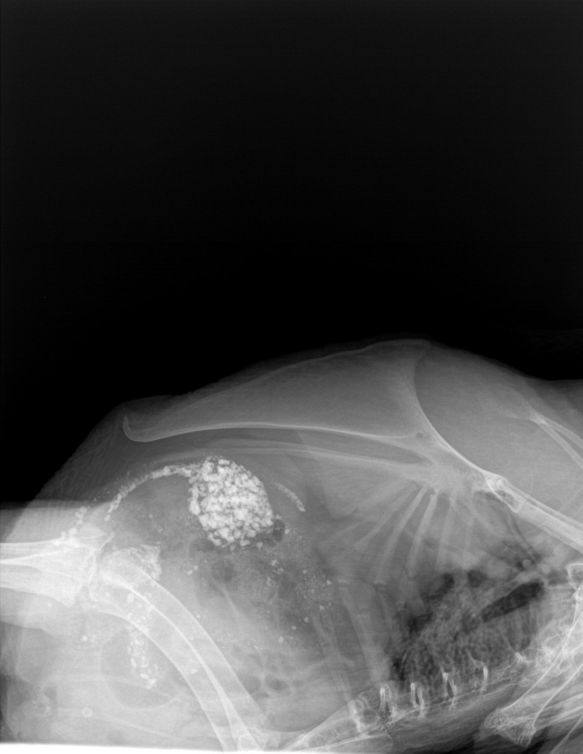
#> input picture edgeDetectionPython/02023SS6436_batch2_white_ok_2.jpg, 1748 x 2260 px (shown at 1/3 size)
$ jupyter execute Untitled.ipynb
#> lines starting #> are read from the running program, lines starting #| are printed output that depends on the picture
[cell 1]
import numpy as np
from glob import glob
import matplotlib.pyplot as plt
import cv2
import os
import math
import scipy.ndimage

[cell 2]
def read_image(path, H=512, W=512):
#> called with path = '02023SS6436_batch2_white_ok_2.jpg', H = 512, W = 512
    x = cv2.imread(path, cv2.IMREAD_GRAYSCALE)
#> x is the input picture: shape (2260, 1748); min 0, max 255, mean 73
    x = cv2.resize(x, (W,H))
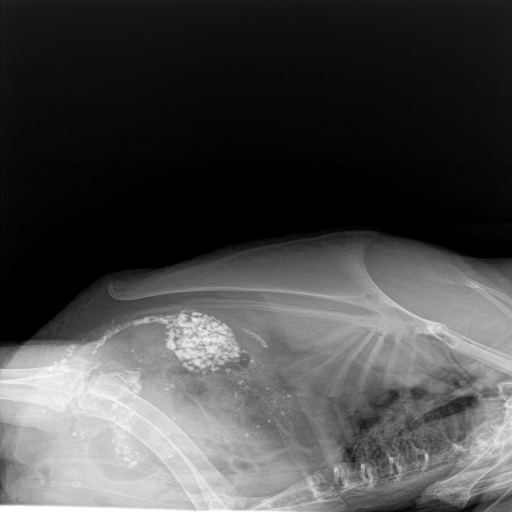
#> x: shape (512, 512); min 0, max 255, mean 72.9
    return x

[cell 3]
def newEdgeOperator(imge):

    N = imge.shape[0]
#> N = 512
    result = np.zeros([N, N], dtype=float)

    result[0, :] = imge[0, :]
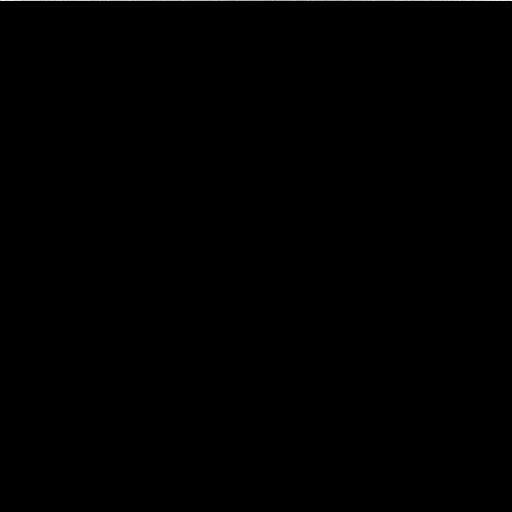
#> result: shape (512, 512) float64; min 0, max 34, mean 0.1; drawn with min black and max white
    result[:, 0] = imge[:, 0]
    result[N-1, :] = imge[N-1, :]
    result[:, N-1] = imge[:, N-1]
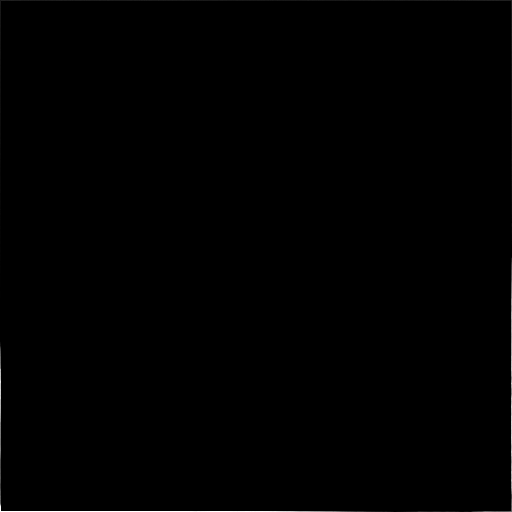
#> result: shape (512, 512) float64; min 0, max 255, mean 0.6


    #Sober Operator to the image.
    for i in np.arange(1, N-1):
        for j in np.arange(1, N-1):
            subImage = imge[i-1:i+3, j-1:j+3]
            #print(type(subImage))
            maxValue = subImage.max()
            minValue = subImage.min()
            result[i+1, j+1] = maxValue-minValue
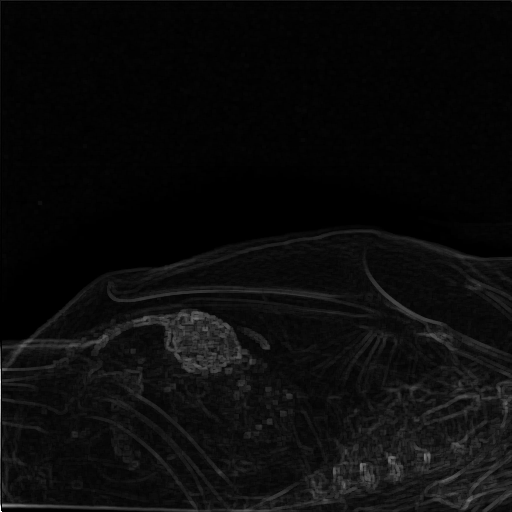
#> result: shape (512, 512) float64; min 0, max 255, mean 11.1

    return result

$ run again, with edgeDetectionPython/02023SG1843_batch2_brown_ok_4.jpg copied over edgeDetectionPython/02023SS6436_batch2_white_ok_2.jpg
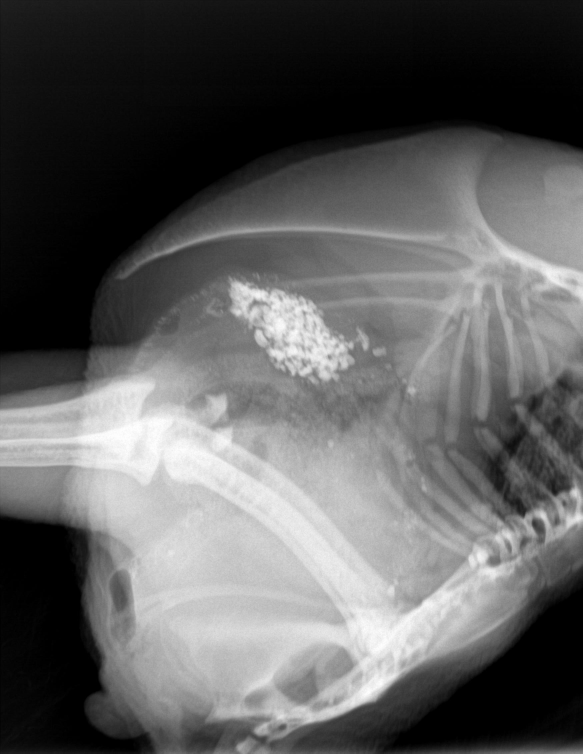
#> input picture edgeDetectionPython/02023SG1843_batch2_brown_ok_4.jpg, 1748 x 2260 px (shown at 1/3 size)
#> in read_image, x is the input picture: shape (2260, 1748); min 0, max 255, mean 95.2
#> in read_image, `x = cv2.resize(x, (W,H))`:
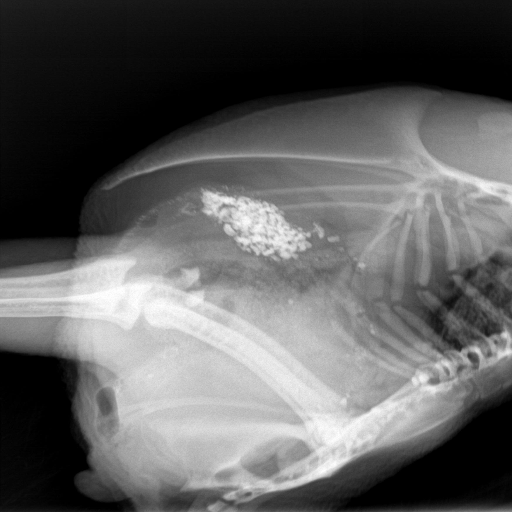
#> x: shape (512, 512); min 0, max 255, mean 95.1
#> after the loop in newEdgeOperator, `for i in np.arange(1, N-1):`:
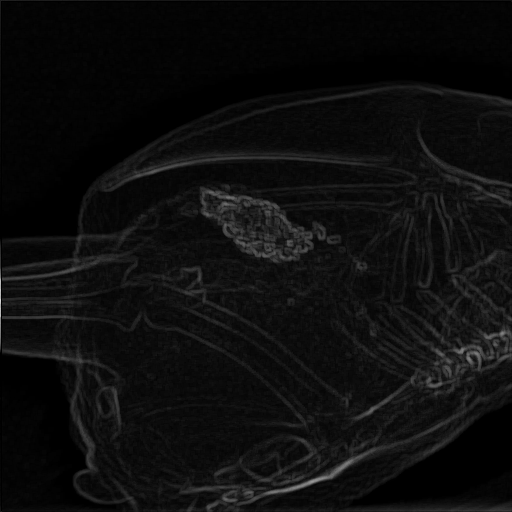
#> result: shape (512, 512) float64; min 0, max 216, mean 13.5

$ run again, with edgeDetectionPython/02023SG2055_batch2_brown_ok_4.jpg copied over edgeDetectionPython/02023SS6436_batch2_white_ok_2.jpg
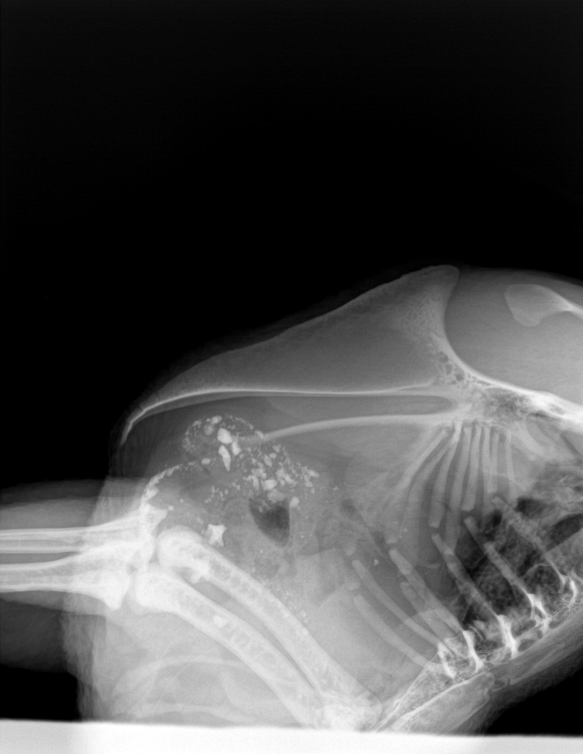
#> input picture edgeDetectionPython/02023SG2055_batch2_brown_ok_4.jpg, 1748 x 2260 px (shown at 1/3 size)
#> in read_image, x is the input picture: shape (2260, 1748); min 0, max 255, mean 76.7
#> in read_image, `x = cv2.resize(x, (W,H))`:
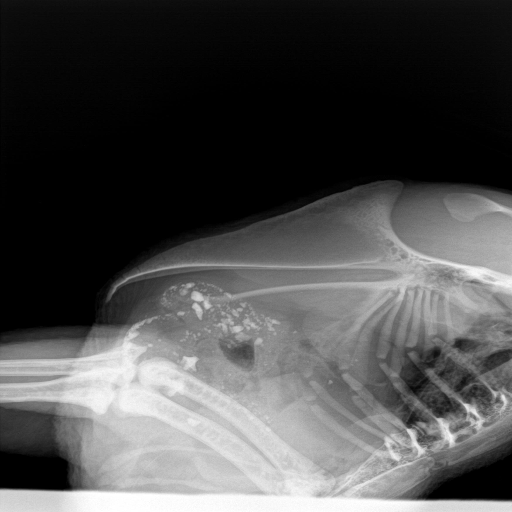
#> x: shape (512, 512); min 0, max 255, mean 76.7
#> after the loop in newEdgeOperator, `for i in np.arange(1, N-1):`:
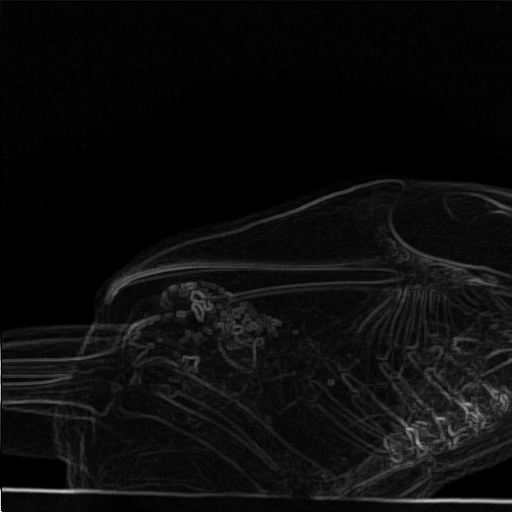
#> result: shape (512, 512) float64; min 0, max 220, mean 12.2
